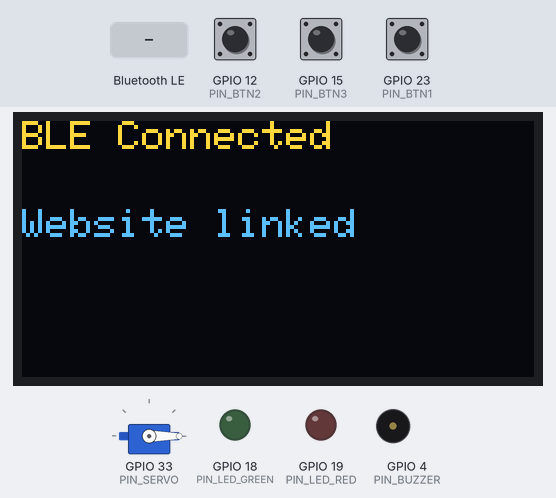
Simulated run of this sketch. Board: ESP32. Parts: servo, 128×64 one-colour display, output pins drawn as LEDs (lit = HIGH), buzzer (waves = sounding, pin HIGH). Dashed ring = blinking. Inputs (shaded band) come from the test bench; at power-on: GPIO 15 (PIN_BTN3) LOW, GPIO 12 (PIN_BTN2) LOW, GPIO 23 (PIN_BTN1) LOW. The OLED is the two-colour kind (top 16 rows yellow); nothing arrives over Bluetooth unless stated; a phone connects over Bluetooth LE 3 s after start; what the sketch prints to the serial monitor is not drawn.

Above: at 4.7 s.
4.8 s: GPIO 15 (PIN_BTN3) pulled HIGH for 1 s
At 5.9 s:
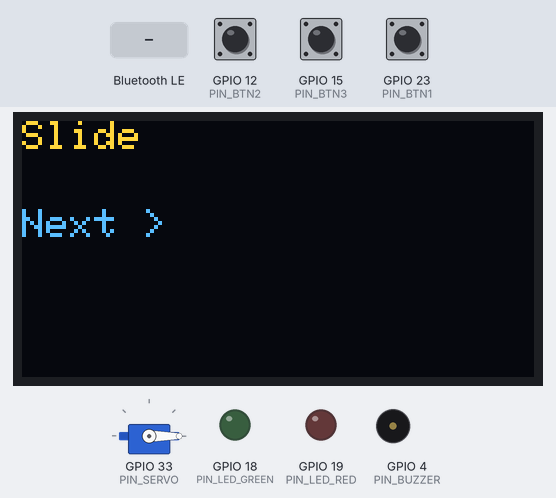
7.3 s: Bluetooth LE write "GATE_OPEN" received
At 8.1 s:
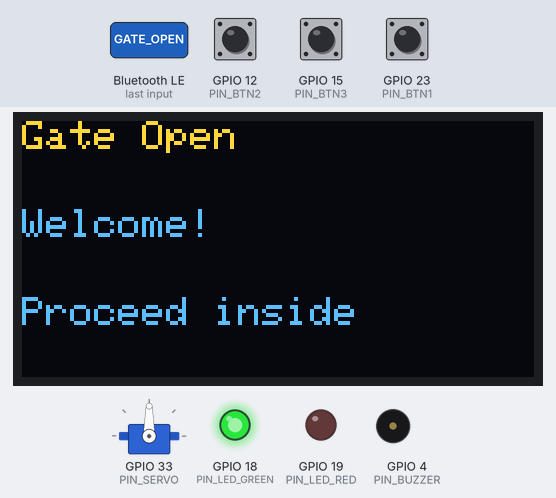
10.3 s: GPIO 12 (PIN_BTN2) pulled HIGH for 0.15 s
At 12.0 s:
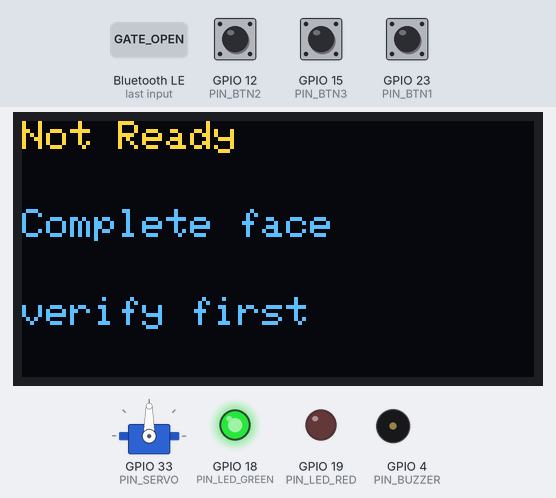
13.4 s: Bluetooth LE write "ACCESS_DENIED" received
At 14.3 s:
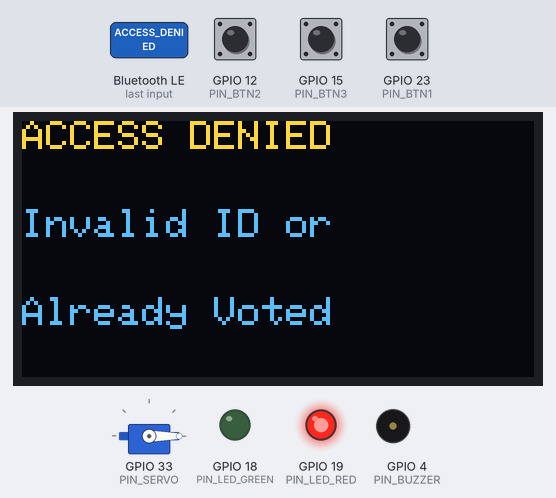
16.4 s: Bluetooth LE write "FACE_VERIFIED" received
At 18.2 s:
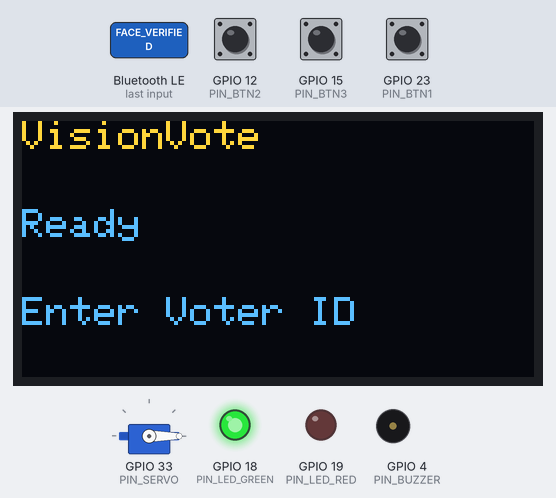
18.5 s: GPIO 23 (PIN_BTN1) pulled HIGH for 0.15 s
At 19.61 s:
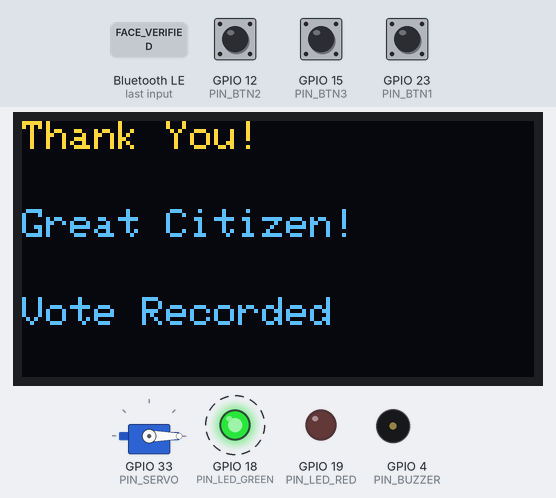
Timing chart, 0 to 20.2 s (numbered marks = the images above; inputs shaded):
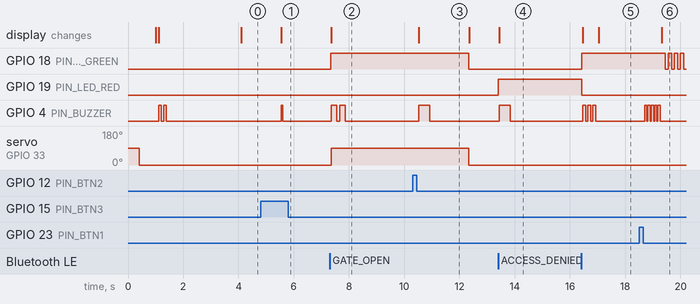

The sketch:

V1.ino
```cpp
/*
 * ============================================================
 *  VisionVote — ESP32 Firmware  v4.0
 *  by CognoSpace
 *
 *  FIXES v4.0:
 *    - OLED: ALL delay() removed from BLE callbacks & VOTE_CAST.
 *            Every timed action uses schedulePending() non-blocking.
 *    - Servo: VOTE_CAST no longer calls delay(); gate close
 *             is scheduled via pendingAction so PWM never starves.
 *    - BLE onDisconnect: delay(500) replaced with a flag;
 *            re-advertising happens in loop() to avoid BLE stack block.
 *    - Pending action system extended: IDs 1-5 cover all scenarios.
 * ============================================================
 */

#include <BLEDevice.h>
#include <BLEServer.h>
#include <BLEUtils.h>
#include <BLE2902.h>
#include <ESP32Servo.h>
#include <Wire.h>
#include <Adafruit_GFX.h>
#include <Adafruit_SSD1306.h>

// ── Pin Definitions ───────────────────────────────────────
#define PIN_SERVO       33
#define PIN_LED_GREEN   18
#define PIN_LED_RED     19
#define PIN_BUZZER       4

#define PIN_BTN1        23
#define PIN_BTN2        12
#define PIN_BTN3        15

#define OLED_SDA        21
#define OLED_SCL        22
#define OLED_WIDTH     128
#define OLED_HEIGHT     64
#define OLED_ADDR     0x3C

// ── BLE UUIDs ─────────────────────────────────────────────
#define SERVICE_UUID  "12345678-1234-1234-1234-123456789012"
#define CHAR_UUID     "12345678-1234-1234-1234-123456789013"

// ── Servo Angle Defaults ──────────────────────────────────
int servoOpenAngle  = 90;
int servoCloseAngle =  0;

// ── Timing Constants ──────────────────────────────────────
#define DEBOUNCE_MS      50
#define LONG_PRESS_MS   700
#define GATE_OPEN_MS   5000
#define LED_PULSE_MS    200

// ── State Machine ─────────────────────────────────────────
enum VoteState {
  STATE_IDLE,
  STATE_GATE_OPEN,
  STATE_FACE_WAIT,
  STATE_VOTING,
  STATE_VOTED
};
VoteState voteState = STATE_IDLE;

// ── Non-blocking timer for ALL timed actions ──────────────
// Action IDs:
//   1 = ACCESS_DENIED_RESET  (3 s)
//   2 = FACE_FAIL_RESET      (2 s)
//   3 = VOTE_CAST_CLOSE_GATE (immediate after buzz pattern done)
//   4 = VOTE_CAST_IDLE_RESET (2 s after gate close)
//   5 = BLE_RESTART_ADV      (500 ms after disconnect)
struct TimedAction {
  bool     active;
  uint32_t triggerAt;
  uint8_t  actionId;
};
// Support up to 4 simultaneous pending actions
#define MAX_PENDING 4
TimedAction pending[MAX_PENDING];

void clearPending() {
  for (int i = 0; i < MAX_PENDING; i++) pending[i].active = false;
}

void schedulePending(uint8_t id, uint32_t ms) {
  // Overwrite existing entry with same id, or find free slot
  for (int i = 0; i < MAX_PENDING; i++) {
    if (!pending[i].active || pending[i].actionId == id) {
      pending[i].active    = true;
      pending[i].triggerAt = millis() + ms;
      pending[i].actionId  = id;
      return;
    }
  }
  // If all slots full, overwrite slot 0 (should never happen in practice)
  pending[0].active    = true;
  pending[0].triggerAt = millis() + ms;
  pending[0].actionId  = id;
}

// ── Objects ───────────────────────────────────────────────
Servo gateServo;
Adafruit_SSD1306 oled(OLED_WIDTH, OLED_HEIGHT, &Wire, -1);
bool oledOk = false;

BLEServer*         pServer      = nullptr;
BLECharacteristic* pChar        = nullptr;
bool               bleConnected = false;
bool               bleNeedReadvertise = false; // set in callback, handled in loop()

// ── Button State ──────────────────────────────────────────
struct Button {
  uint8_t  pin;
  bool     lastRaw;
  bool     state;
  uint32_t pressTime;
  bool     longFired;
};
// Pull-DOWN: idle = LOW, pressed = HIGH
Button btns[3] = {
  {PIN_BTN1, LOW, LOW, 0, false},
  {PIN_BTN2, LOW, LOW, 0, false},
  {PIN_BTN3, LOW, LOW, 0, false}
};

uint32_t gateOpenedAt = 0;
bool     gateIsOpen   = false;

// ── LED flash state (non-blocking) ────────────────────────
struct LedFlash {
  bool     active;
  uint32_t nextToggle;
  int      remaining;
  bool     pinState;
  uint8_t  pin;
  uint32_t onMs;
  uint32_t offMs;
};
LedFlash ledFlash = {false, 0, 0, false, 0, 0, 0};

void startLedFlash(uint8_t pin, int count, uint32_t onMs, uint32_t offMs) {
  ledFlash = {true, millis(), count * 2, false, pin, onMs, offMs};
}

void handleLedFlash() {
  if (!ledFlash.active) return;
  if (millis() < ledFlash.nextToggle) return;
  ledFlash.pinState = !ledFlash.pinState;
  digitalWrite(ledFlash.pin, ledFlash.pinState ? HIGH : LOW);
  ledFlash.nextToggle = millis() + (ledFlash.pinState ? ledFlash.onMs : ledFlash.offMs);
  if (--ledFlash.remaining <= 0) {
    ledFlash.active = false;
    digitalWrite(ledFlash.pin, LOW);
  }
}

// ── FORWARD DECLARATIONS ──────────────────────────────────
void showOLED(const char* line1, const char* line2 = "", const char* line3 = "");
void bleSend(const String& msg);
void handleWebsiteCommand(const String& cmd);
void gateOpen();
void gateClose();
void setGreenLED(bool on);
void setRedLED(bool on);
void allLEDsOff();
void buzz(int freq_ms, int count, int gap_ms = 80);
void buzzSuccess();
void buzzWelcome();
void buzzDenied();
void buzzVoted();
void buzzFaceFail();

// ── BLE Callbacks ─────────────────────────────────────────
class ServerCB : public BLEServerCallbacks {
  void onConnect(BLEServer*) override {
    bleConnected = true;
    // SAFE: showOLED and bleSend are non-blocking — no delay() inside
    showOLED("BLE Connected", "Website linked");
    Serial.println("[BLE] Client connected");
    bleSend("ESP32_READY");
  }
  void onDisconnect(BLEServer*) override {
    bleConnected = false;
    showOLED("BLE Disconnected", "Waiting...");
    Serial.println("[BLE] Client disconnected — will re-advertise in 500ms");
    // FIX: do NOT call delay() or srv->startAdvertising() here —
    //      the BLE stack is in teardown; calling startAdvertising()
    //      from inside the callback can hang or crash.
    //      Instead, set a flag and handle in loop().
    bleNeedReadvertise = true;
    schedulePending(5, 500); // re-advertise after 500 ms
  }
};

class CharCB : public BLECharacteristicCallbacks {
  void onWrite(BLECharacteristic* c) override {
    String val = c->getValue().c_str();
    val.trim();
    Serial.print("[BLE RX] "); Serial.println(val);
    handleWebsiteCommand(val);
  }
};

// ── OLED ──────────────────────────────────────────────────
void showOLED(const char* line1, const char* line2, const char* line3) {
  if (!oledOk) {
    Serial.print("[OLED SKIP] "); Serial.println(line1);
    return;
  }
  oled.clearDisplay();
  oled.setTextColor(SSD1306_WHITE);
  oled.setTextSize(1);
  oled.setCursor(0, 0);  oled.println(line1);
  if (strlen(line2)) { oled.setCursor(0, 22); oled.println(line2); }
  if (strlen(line3)) { oled.setCursor(0, 44); oled.println(line3); }
  oled.display();
}

// ── BLE Send ──────────────────────────────────────────────
void bleSend(const String& msg) {
  if (!bleConnected || !pChar) return;
  pChar->setValue(msg.c_str());
  pChar->notify();
  Serial.print("[BLE TX] "); Serial.println(msg);
}

// ── Servo ─────────────────────────────────────────────────
void gateOpen() {
  gateServo.write(servoOpenAngle);
  gateIsOpen   = true;
  gateOpenedAt = millis();
  Serial.print("[SERVO] Gate OPEN -> "); Serial.println(servoOpenAngle);
}
void gateClose() {
  gateServo.write(servoCloseAngle);
  gateIsOpen = false;
  Serial.print("[SERVO] Gate CLOSED -> "); Serial.println(servoCloseAngle);
}

// ── LEDs & Buzzer ─────────────────────────────────────────
void setGreenLED(bool on) { digitalWrite(PIN_LED_GREEN, on ? HIGH : LOW); }
void setRedLED  (bool on) { digitalWrite(PIN_LED_RED,   on ? HIGH : LOW); }
void allLEDsOff()         { setGreenLED(false); setRedLED(false); }

// NOTE: buzz() is still blocking but is ONLY called from loop()
// context (via handlePendingAction or handleButtons), NEVER from
// BLE callbacks, so it cannot block the BLE stack.
void buzz(int freq_ms, int count, int gap_ms) {
  for (int i = 0; i < count; i++) {
    digitalWrite(PIN_BUZZER, HIGH); delay(freq_ms);
    digitalWrite(PIN_BUZZER, LOW);  delay(gap_ms);
  }
}
void buzzSuccess()  { buzz(120, 3,  60); }
void buzzWelcome()  { buzz(200, 2, 100); }
void buzzDenied()   { buzz(400, 1,   0); }
void buzzVoted()    { buzz(80,  5,  40); }
void buzzFaceFail() { buzz(300, 2, 200); }

// ── Handle Commands from Website ──────────────────────────
// CRITICAL: ZERO blocking delay() calls here.
// All timed actions use schedulePending().
void handleWebsiteCommand(const String& cmd) {

  if (cmd == "GATE_OPEN") {
    voteState = STATE_GATE_OPEN;
    gateOpen();
    setGreenLED(true);
    setRedLED(false);
    showOLED("Gate Open", "Welcome!", "Proceed inside");
    buzzWelcome();
    return;
  }

  if (cmd == "GATE_CLOSE") {
    gateClose();
    allLEDsOff();
    showOLED("VisionVote", "Ready", "Enter Voter ID");
    return;
  }

  if (cmd == "ACCESS_DENIED") {
    voteState = STATE_IDLE;
    gateClose();
    setRedLED(true);
    setGreenLED(false);
    showOLED("ACCESS DENIED", "Invalid ID or", "Already Voted");
    buzzDenied();
    schedulePending(1, 3000); // reset after 3s — non-blocking
    return;
  }

  if (cmd == "FACE_VERIFIED") {
    voteState = STATE_VOTING;
    setGreenLED(true);
    setRedLED(false);
    showOLED("Face Verified!", "Press BTN 1/2/3", "to VOTE");
    buzzSuccess();
    return;
  }

  if (cmd == "FACE_FAIL") {
    voteState = STATE_FACE_WAIT;
    setRedLED(true);
    setGreenLED(false);
    showOLED("Face Mismatch!", "Please retry", "face verify");
    buzzFaceFail();
    schedulePending(2, 2000); // reset after 2s — non-blocking
    return;
  }

  if (cmd == "VOTE_CAST") {
    // Buzzer & OLED already triggered on physical button press.
    // This command from the website just confirms & closes gate.
    voteState = STATE_VOTED;
    gateClose();
    allLEDsOff();
    // Schedule idle reset after 3s (shows "Enter Voter ID" again)
    schedulePending(4, 3000);
    return;
  }

  if (cmd == "TEST_OPEN")  { gateOpen();  showOLED("TEST", "Gate OPEN");  return; }
  if (cmd == "TEST_CLOSE") { gateClose(); showOLED("TEST", "Gate CLOSE"); return; }

  if (cmd.startsWith("SERVO_OPEN:")) {
    int semiIdx    = cmd.indexOf(';');
    String openPart  = cmd.substring(11, semiIdx);
    int closeStart   = cmd.indexOf("SERVO_CLOSE:") + 12;
    String closePart = cmd.substring(closeStart);
    servoOpenAngle  = constrain(openPart.toInt(),  0, 180);
    servoCloseAngle = constrain(closePart.toInt(), 0, 180);
    Serial.printf("[SERVO CONFIG] Open=%d  Close=%d\n", servoOpenAngle, servoCloseAngle);
    showOLED("Servo Updated",
             ("Open:"  + String(servoOpenAngle)).c_str(),
             ("Close:" + String(servoCloseAngle)).c_str());
    gateServo.write(servoCloseAngle);
    return;
  }
}

// ── Button Handling ───────────────────────────────────────
void handleButtons() {
  uint32_t now = millis();

  for (int i = 0; i < 3; i++) {
    // Pull-DOWN resistor: button pressed = HIGH
    bool raw = (digitalRead(btns[i].pin) == HIGH);

    if (raw != btns[i].lastRaw) {
      btns[i].lastRaw = raw;
      delay(DEBOUNCE_MS);
      raw = (digitalRead(btns[i].pin) == HIGH);
    }

    bool wasPressed = btns[i].state;

    // Rising edge
    if (raw && !wasPressed) {
      btns[i].state     = true;
      btns[i].pressTime = now;
      btns[i].longFired = false;
    }

    // Long press check
    if (raw && wasPressed && !btns[i].longFired) {
      if ((now - btns[i].pressTime) >= LONG_PRESS_MS) {
        btns[i].longFired = true;
        if (i == 0) {
          bleSend("BTN_PREV");
          showOLED("Slide", "< Previous", "");
          buzz(60, 1, 0);
        } else if (i == 2) {
          bleSend("BTN_NEXT");
          showOLED("Slide", "Next >", "");
          buzz(60, 1, 0);
        }
      }
    }

    // Falling edge
    if (!raw && wasPressed) {
      btns[i].state = false;
      uint32_t held = now - btns[i].pressTime;

      if (!btns[i].longFired && held < LONG_PRESS_MS) {
        if (voteState == STATE_VOTING) {
          // Immediate buzzer feedback — confirms vote physically
          buzzVoted();
          // Show thank-you message on OLED
          showOLED("Thank You!", "Great Citizen!", "Vote Recorded");
          if (i == 0) {
            bleSend("BTN1_VOTE");
          } else if (i == 1) {
            bleSend("BTN2_VOTE");
          } else if (i == 2) {
            bleSend("BTN3_VOTE");
          }
          voteState = STATE_VOTED;
          // Green LED flash to celebrate
          startLedFlash(PIN_LED_GREEN, 5, 120, 100);
          // After 3s, return to idle / gate entry mode
          schedulePending(4, 3000);
        } else {
          if (voteState != STATE_VOTED) {
            showOLED("Not Ready", "Complete face", "verify first");
            buzzDenied();
          }
        }
      }
    }

    btns[i].lastRaw = raw;
  }
}

// ── Non-blocking Pending Action Handler ───────────────────
void handlePendingAction() {
  uint32_t now = millis();
  for (int i = 0; i < MAX_PENDING; i++) {
    if (!pending[i].active) continue;
    if (now < pending[i].triggerAt) continue;
    pending[i].active = false;

    switch (pending[i].actionId) {
      case 1: // ACCESS_DENIED_RESET
        setRedLED(false);
        showOLED("VisionVote", "Ready", "Enter Voter ID");
        break;

      case 2: // FACE_FAIL_RESET
        setRedLED(false);
        showOLED("Retry Face", "Press cam button", "on website");
        break;

      case 4: // VOTE_CAST → idle reset (after LED flash)
        voteState = STATE_IDLE;
        showOLED("VisionVote", "Ready", "Enter Voter ID");
        break;

      case 5: // BLE re-advertise after disconnect
        if (bleNeedReadvertise) {
          bleNeedReadvertise = false;
          pServer->startAdvertising();
          Serial.println("[BLE] Re-advertising started");
        }
        break;
    }
  }
}

// ── Auto-close Gate ───────────────────────────────────────
void handleGateTimeout() {
  if (gateIsOpen && (millis() - gateOpenedAt >= GATE_OPEN_MS)) {
    gateClose();
    allLEDsOff();
    voteState = STATE_FACE_WAIT;
    showOLED("Gate Closed", "Waiting for", "face verify");
  }
}

// ── SETUP ─────────────────────────────────────────────────
void setup() {
  Serial.begin(115200);
  delay(200);
  Serial.println("\n[VisionVote] Booting v4.0...");

  clearPending();

  // ── GPIO ──
  pinMode(PIN_LED_GREEN, OUTPUT);
  pinMode(PIN_LED_RED,   OUTPUT);
  pinMode(PIN_BUZZER,    OUTPUT);
  digitalWrite(PIN_LED_GREEN, LOW);
  digitalWrite(PIN_LED_RED,   LOW);
  digitalWrite(PIN_BUZZER,    LOW);

  // Pull-DOWN resistors used externally: button press = HIGH
  pinMode(PIN_BTN1, INPUT);
  pinMode(PIN_BTN2, INPUT);
  pinMode(PIN_BTN3, INPUT);

  // ── Servo ──
  ESP32PWM::allocateTimer(0);
  gateServo.setPeriodHertz(50);
  gateServo.attach(PIN_SERVO, 500, 2400);
  delay(200);
  gateServo.write(servoCloseAngle);
  delay(500);
  gateServo.write(servoCloseAngle);
  Serial.printf("[SERVO] Init at %d deg\n", servoCloseAngle);

  // ── OLED ──
  Wire.begin(OLED_SDA, OLED_SCL);
  Wire.setClock(400000);
  delay(100);

  if (!oled.begin(SSD1306_SWITCHCAPVCC, OLED_ADDR)) {
    Serial.println("[OLED] First init failed — retrying...");
    delay(500);
    Wire.begin(OLED_SDA, OLED_SCL);
    delay(100);
    if (!oled.begin(SSD1306_SWITCHCAPVCC, OLED_ADDR)) {
      Serial.println("[OLED] ERROR: display not found on 0x3C");
      oledOk = false;
    } else {
      oledOk = true;
    }
  } else {
    oledOk = true;
  }

  if (oledOk) {
    oled.clearDisplay();
    oled.display();
    Serial.println("[OLED] OK");
    showOLED("VisionVote v4.0", "by CognoSpace", "Starting BLE...");
  }

  // ── BLE ──
  BLEDevice::init("VisionVote-Tesla"); //chnage you BLE name here
  pServer = BLEDevice::createServer();
  pServer->setCallbacks(new ServerCB());

  BLEService* pService = pServer->createService(SERVICE_UUID);
  pChar = pService->createCharacteristic(
    CHAR_UUID,
    BLECharacteristic::PROPERTY_READ  |
    BLECharacteristic::PROPERTY_WRITE |
    BLECharacteristic::PROPERTY_NOTIFY
  );
  pChar->addDescriptor(new BLE2902());
  pChar->setCallbacks(new CharCB());
  pChar->setValue("VisionVote_Ready");

  pService->start();

  BLEAdvertising* pAdv = BLEDevice::getAdvertising();
  pAdv->addServiceUUID(SERVICE_UUID);
  pAdv->setScanResponse(true);
  pAdv->setMinPreferred(0x06);
  pAdv->setMinPreferred(0x12);
  BLEDevice::startAdvertising();

  Serial.println("[BLE] Advertising as 'VisionVote-Coggy'");
  showOLED("VisionVote", "BLE Ready", "Waiting...");
  buzz(100, 2, 80);
}

// ── LOOP ──────────────────────────────────────────────────
void loop() {
  handleButtons();
  handleGateTimeout();
  handlePendingAction();   // non-blocking timed resets + BLE re-advertise
  handleLedFlash();        // non-blocking LED flash for VOTE_CAST
  delay(10);
}
```

Measured:
- after the input at 4.8 s, GPIO 4 (PIN_BUZZER): LOW → HIGH after 0.74 s, → LOW 0.06 s later; the display: first differs from a run without the input after 0.74 s (image 1)
- after the input at 7.3 s, GPIO 18 (PIN_LED_GREEN): LOW → HIGH at once; GPIO 4 (PIN_BUZZER): alternates HIGH for 0.20 s and LOW for 0.10 s, 4 changes in all, then stays LOW, starting after 0.06 s; servo on GPIO 33 (PIN_SERVO): 0° → 90° after 0.06 s; the display: changes after 0.06 s (image 2)
- after the input at 10.3 s, GPIO 4 (PIN_BUZZER): LOW → HIGH after 0.23 s, → LOW 0.40 s later; the display: changes after 0.23 s (image 3)
- after the input at 13.4 s, GPIO 19 (PIN_LED_RED): LOW → HIGH at once; GPIO 4 (PIN_BUZZER): LOW → HIGH at once, → LOW 0.40 s later; the display: changes at once (image 4)
- after the input at 16.4 s, GPIO 18 (PIN_LED_GREEN): LOW → HIGH at once; GPIO 19 (PIN_LED_RED): HIGH → LOW after 0.03 s instead of 0.44 s; GPIO 4 (PIN_BUZZER): alternates HIGH for 0.12 s and LOW for 0.06 s, 6 changes in all, then stays LOW, starting after 0.06 s; the display: first changes after 0.06 s (image 5 shows a later state)
- after the input at 18.5 s, GPIO 18 (PIN_LED_GREEN): alternates HIGH for 0.12 s and LOW for 0.10 s, starting after 0.95 s; GPIO 4 (PIN_BUZZER): alternates HIGH for 0.08 s and LOW for 0.04 s, 10 changes in all, then stays LOW, starting after 0.20 s; the display: changes after 0.83 s (image 6)
- what the display in image 3 shows lasts 1.9 s, from 10.5 s to 12.4 s
